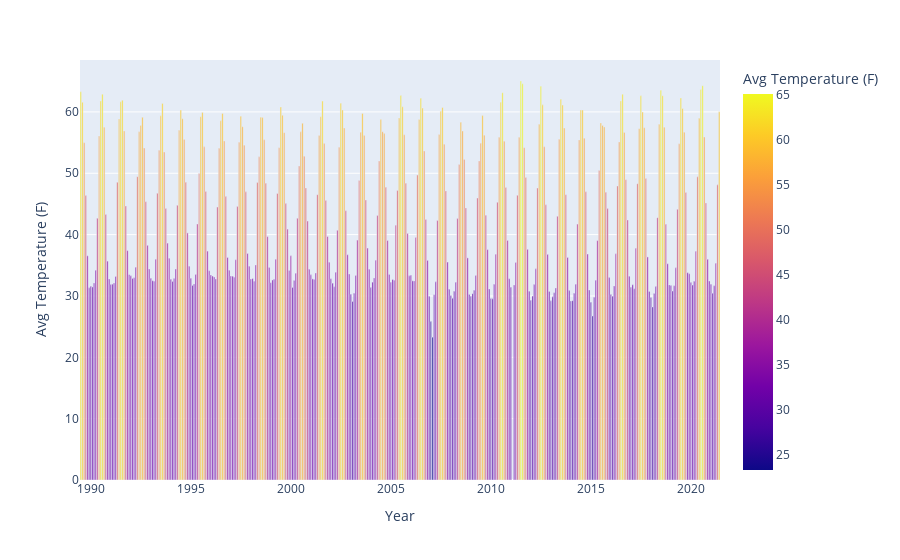

Source (notebook cell):
### Code cell
import plotly.express as px

fig = px.bar(soil_temp_avg_df, x='Year',
y='Avg Temperature (F)', color='Avg Temperature (F)')
fig.show()

### Figure 1 — Plotly figure (JSON) as saved in the notebook; plotly's stock layout.template omitted (floating-point values rounded to 4 significant figures; data arrays with more than 128 entries replaced by an {"elided": "..."} marker saying what was removed)
{"data": [{"alignmentgroup": "True", "hovertemplate": "Year=%{x}<br>Avg Temperature (F)=%{marker.color}<extra></extra>", "legendgroup": "", "marker": {"color": {"elided": "383 float values"}, "coloraxis": "coloraxis", "pattern": {"shape": ""}}, "name": "", "offsetgroup": "", "orientation": "v", "showlegend": false, "textposition": "auto", "type": "bar", "x": {"elided": "383 str values"}, "xaxis": "x", "y": {"elided": "383 float values"}, "yaxis": "y"}], "layout": {"barmode": "relative", "coloraxis": {"colorbar": {"title": {"text": "Avg Temperature (F)"}}, "colorscale": [[0, "#0d0887"], [0.1111, "#46039f"], [0.2222, "#7201a8"], [0.3333, "#9c179e"], [0.4444, "#bd3786"], [0.5556, "#d8576b"], [0.6667, "#ed7953"], [0.7778, "#fb9f3a"], [0.8889, "#fdca26"], [1, "#f0f921"]]}, "legend": {"tracegroupgap": 0}, "margin": {"t": 60}, "xaxis": {"anchor": "y", "domain": [0, 1], "title": {"text": "Year"}}, "yaxis": {"anchor": "x", "domain": [0, 1], "title": {"text": "Avg Temperature (F)"}}}}
